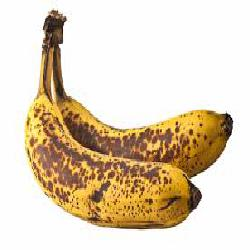
#> input picture Image Processing/train/1-banana/banana (1).jpg, 250 x 250 px; its folder holds only this picture in this run
$ jupyter execute --allow-errors Untitled1.ipynb   (older library calls are emulated)
#> lines starting #> are read from the running program, lines starting #| are printed output that depends on the picture; after the words box and inside, x2 and y2 are one past the last pixel; in counts of white or black regions, pixels touching at a corner belong together
[cell 1]
import cv2
import numpy as np
import os
import matplotlib.pyplot as plt
from sklearn.metrics import accuracy_score
from sklearn.svm import SVC

[cell 2]
def histogram_equalization(img_in, flag):
    # segregate color streams
    b, g, r = cv2.split(img_in)
    h_b, bin_b = np.histogram(b, 256, [0, 256])
    h_g, bin_g = np.histogram(g, 256, [0, 256])
    h_r, bin_r = np.histogram(r, 256, [0, 256])

    #---------------------------------
    if flag == True:
        plt.hist(h_b, bin_b, plt.figure().set_figwidth(10))
        plt.title("before histogram equalization of B")
        plt.show()

        plt.hist(h_g, bin_g, plt.figure().set_figwidth(10))
        plt.title("before histogram equalization of G")
        plt.show()

        plt.hist(h_r, bin_r, plt.figure().set_figwidth(10))
        plt.title("before histogram equalization of R")
        plt.show()
    #---------------------------------

    # Cumulative distribution function
    cdf_b = np.cumsum(h_b)
    cdf_g = np.cumsum(h_g)
    cdf_r = np.cumsum(h_r)

    # Normalize the cumulative distribution function
    cdf_norm_b = np.ma.masked_equal(cdf_b, 0)
    cdf_norm_b = ((cdf_norm_b - cdf_norm_b.min()) * 255 / (cdf_norm_b.max() - cdf_norm_b.min()))
    cdf_final_b = np.ma.filled(cdf_norm_b, 0).astype("uint8")

    cdf_norm_g = np.ma.masked_equal(cdf_g, 0)
    cdf_norm_g = ((cdf_norm_g - cdf_norm_g.min()) * 255 / (cdf_norm_g.max() - cdf_norm_g.min()))
    cdf_final_g = np.ma.filled(cdf_norm_g, 0).astype("uint8")

    cdf_norm_r = np.ma.masked_equal(cdf_r, 0)
    cdf_norm_r = ((cdf_norm_r - cdf_norm_r.min()) * 255 / (cdf_norm_r.max() - cdf_norm_r.min()))
    cdf_final_r = np.ma.filled(cdf_norm_r, 0).astype("uint8")

    #---------------------------------
    if flag == True:
        plt.hist(cdf_final_b, bin_b, plt.figure().set_figwidth(10))
        plt.title("after histogram equalization of B")
        plt.show()

        plt.hist(cdf_final_g, bin_g, plt.figure().set_figwidth(10))
        plt.title("after histogram equalization of G")
        plt.show()

        plt.hist(cdf_final_r, bin_r, plt.figure().set_figwidth(10))
        plt.title("after histogram equalization of R")
        plt.show()
    #---------------------------------

    # merge the images in the three channels
    img_b = cdf_final_b[b]
    img_g = cdf_final_g[g]
    img_r = cdf_final_r[r]
    img_out = cv2.merge((img_b, img_g, img_r))

    return img_out

[cell 3]
def sharpening(img_in):
    kernel = np.array([[-1, -1, -1], [-1, 9, -1], [-1, -1, -1]])
    sharpened = cv2.filter2D(img_in, -1, kernel)
    return sharpened

[cell 4]
def edge_detection(channel):
    sobelX = cv2.Sobel(channel, cv2.CV_16S, 1, 0)
    sobelY = cv2.Sobel(channel, cv2.CV_16S, 0, 1)
    sobel = np.hypot(sobelX, sobelY)
    sobel[sobel > 255] = 255
    return sobel

[cell 5]
def segmentation_by_edge(img_in, flag):
    # step1: remove noise
    img = cv2.GaussianBlur(img_in, (5, 5), 0)

    #---------------------------------
    if flag == True:
        plt.imshow(cv2.cvtColor(img, cv2.COLOR_BGR2RGB))
        plt.title('after GaussianBlur')
        plt.show()
    #---------------------------------

    # step2: Edge detection
    # finding the max intesity from among the R,G and B edges.
    # 0 --> B, 1 --> G, 2 --> R
    img_edge = np.max(
        np.array(
            [
                edge_detection(img[:, :, 0]),
                edge_detection(img[:, :, 1]),
                edge_detection(img[:, :, 2]),
            ]
        ),
        axis=0,
    )

    # step3: Remove the false edge
    mean = np.mean(img_edge)
    img_edge[img_edge <= mean * 1.5] = 0

    #---------------------------------
    if flag == True:
        plt.imshow(cv2.cvtColor(img_edge, cv2.COLOR_BGR2RGB))
        plt.title('after edge detection and Remove the false edge')
        plt.show()
    #---------------------------------

    # step4 , step5 : Loss of rupture and find contours
    img_edge = np.asarray(img_edge, np.uint8)

    contours, heirarchy = cv2.findContours(img_edge, cv2.RETR_TREE, cv2.CHAIN_APPROX_SIMPLE)

    contours_level1 = []
    for i, tupl in enumerate(heirarchy[0]):
        if tupl[3] == -1:
            tupl = np.insert(tupl, 0, [i])
            contours_level1.append(tupl)

    contours_significant = []
    contors_tooSmall = img_edge.size * 5 / 100

    for tupl in contours_level1:
        contour = contours[tupl[0]]
        area = cv2.contourArea(contour)
        if area > contors_tooSmall:
            contours_significant.append([contour, area])
            cv2.drawContours(img, [contour], 0, (0, 255, 0), 2, cv2.LINE_AA, maxLevel=1)

    contours_significant.sort(key=lambda x: x[1])
    significant = [x[0] for x in contours_significant]
    return (img_edge, significant)

[cell 6]
def remove_background(img_in, flag):
    img_edge, significant = segmentation_by_edge(img_in, flag)
    mask = img_edge.copy()
    mask[mask > 0] = 0

    #---------------------------------
    if flag == True:
        plt.imshow(cv2.cvtColor(mask, cv2.COLOR_BGR2RGB))
        plt.title('mask before select significant')
        plt.show()
    #---------------------------------

    cv2.fillPoly(mask, significant, 255)

    #---------------------------------
    if flag == True:
        plt.imshow(cv2.cvtColor(mask, cv2.COLOR_BGR2RGB))
        plt.title('mask after select significant')
        plt.show()
    #---------------------------------

    mask = np.logical_not(mask)
    img_in[mask] = 255

    return img_in, mask

[cell 7]
def feature_extraction(img_in, mask):
    # mean and median and
    feature = []
    feature.append(int(np.mean(img_in[:, :, 0][mask == 0])))
    feature.append(int(np.mean(img_in[:, :, 1][mask == 0])))
    feature.append(int(np.mean(img_in[:, :, 2][mask == 0])))
    feature.append(int(np.median(img_in[:, :, 0][mask == 0])))
    feature.append(int(np.median(img_in[:, :, 1][mask == 0])))
    feature.append(int(np.median(img_in[:, :, 2][mask == 0])))
    return feature

[cell 8]
# [44 lines left out: function nemmodar, not called in this run]

[cell 9]
# [7 lines left out: function classification, not called in this run]

[cell 10]
def main():
    y_train = []
    y_test = []
    dirr = "train/"
    active = True
    while active:
        featurs = []
        for i, entry in enumerate(os.scandir(dirr)):
            dir = entry.path
            for j, entry2 in enumerate(os.scandir(dir)):
                image_dir = entry2.path
                img_in = cv2.imread(image_dir)
#> img_in is the input picture: shape (250, 250, 3); mean B, G, R 187.5, 210.4, 225.5
                num = 0
                if num == 1:
                    img_out = histogram_equalization(img_in, False)
                elif num == 2:
                    img_out = sharpening(img_in)
                elif num == 3:
                    img_out = histogram_equalization(img_in, False)
                    img_out = sharpening(img_out)
                else:
                    img_out = img_in
                img_out, mask = remove_background(img_out, False)
#> in edge_detection, `sobel[sobel > 255] = 255`: sobel: shape (250, 250) float32; min 0, max 255, mean 38.7
#> in edge_detection (call 2), `sobel[sobel > 255] = 255`: sobel: shape (250, 250) float32; min 0, max 255, mean 43.2
#> in edge_detection (call 3), `sobel[sobel > 255] = 255`:
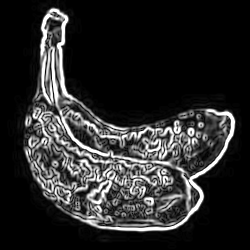
#> sobel: shape (250, 250) float32; min 0, max 255, mean 42
#> in segmentation_by_edge, `mean = np.mean(img_edge)`: mean = 51.77
#> in segmentation_by_edge, `img_edge[img_edge <= mean * 1.5] = 0`:
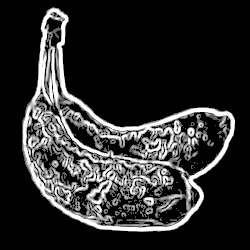
#> img_edge: shape (250, 250) float32; min 0, max 255, mean 44.1
#> in segmentation_by_edge, `contours, heirarchy = cv2.findContours(img_edge, cv2.RETR_TREE, cv2.CH..`: contours = 605 contours, 559 with area under 20; largest, box (x1, y1, x2, y2) and area: (22, 7, 235, 232) 22808, (177, 111, 226, 176) 1582, (100, 183, 188, 227) 1520, (98, 136, 143, 160) 476, (159, 165, 187, 198) 437
#> the loop in segmentation_by_edge, `for i, tupl in enumerate(heirarchy[0]):` made 605 passes
#> tupl on passes 1 to 12: [0, -1, -1, 1, -1], [2, -1, -1, 0], [3, 1, -1, 0], [4, 2, -1, 0], [5, 3, -1, 0], [6, 4, -1, 0], [7, 5, -1, 0], [8, 6, -1, 0], [9, 7, -1, 0], [10, 8, -1, 0], [11, 9, -1, 0], [12, 10, -1, 0]
#> after the loop in segmentation_by_edge, `for i, tupl in enumerate(heirarchy[0]):`: contours_level1 = [[0, -1, -1, 1, -1]]
#> the loop in segmentation_by_edge, `for tupl in contours_level1:` made 1 pass
#> (tupl, area) on pass 1: ([0, -1, -1, 1, -1], 22808.5)
#> after the loop in segmentation_by_edge, `for tupl in contours_level1:`:
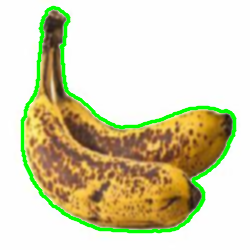
#> img: shape (250, 250, 3); mean B, G, R 177.2, 211, 214.5
#> after the loop in segmentation_by_edge, `for tupl in contours_level1:`: contours_significant = 1 item
#> in segmentation_by_edge, `significant = [x[0] for x in contours_significant]`: significant = 1 contour; box (x1, y1, x2, y2) and area: (22, 7, 235, 232) 22808
#> in remove_background, `mask[mask > 0] = 0`: mask: shape (250, 250); every value is 0
#> in remove_background, `cv2.fillPoly(mask, significant, 255)`:
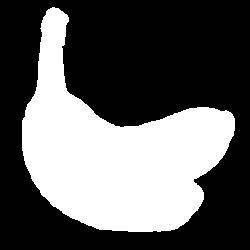
#> mask: shape (250, 250); 37.1% white; 1 white region, box (x1, y1, x2, y2) and area: (22, 7, 235, 232) 23166
#> in remove_background, `mask = np.logical_not(mask)`: mask: shape (250, 250) bool; 62.9% white; 1 black region
                featurs.append(feature_extraction(img_out, mask))
                if dirr == "train/":
                    if i == 0:
                        y_train.append(1)
                    else:
                        y_train.append(0)
                else:
                    if i == 0:
                        y_test.append(1)
                    else:
                        y_test.append(0)
        if dirr == "train/":
            x_train = featurs.copy()
            dirr = "test/"
        else:
            x_test = featurs.copy()
            active = False

    x_train = np.array(x_train)
    y_train = np.array(y_train)
    x_test = np.array(x_test)
    y_test = np.array(y_test)

    nemmodar(x_train, x_test)
    classification(x_train, y_train, x_test, y_test)


#> (the rest of this cell did not finish here and is left out)

[cell 11]
sample_img_in = cv2.imread("other (276).jpg")
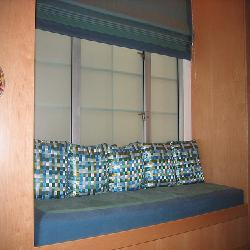
#> input picture Image Processing/other (276).jpg, 250 x 250 px
#> sample_img_in is the input picture: shape (250, 250, 3); mean B, G, R 107.6, 120.2, 133.6
plt.imshow(cv2.cvtColor(sample_img_in, cv2.COLOR_BGR2RGB))
plt.title('before')
plt.show()

[cell 12]
img_out_histogram_equalization = histogram_equalization(sample_img_in, True).copy()
#> in histogram_equalization, `b, g, r = cv2.split(img_in)`:
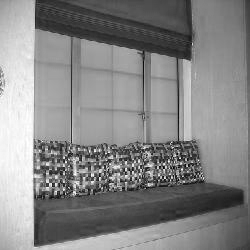
#> r: shape (250, 250); min 0, max 255, mean 133.6
#> in histogram_equalization, `h_b, bin_b = np.histogram(b, 256, [0, 256])`: h_b = 256 values, max 918 at index 136, min 1 at index 1, mean 244.1; bin_b = 257 values from 0 to 256
#> in histogram_equalization, `h_g, bin_g = np.histogram(g, 256, [0, 256])`: h_g = 256 values, max 893 at index 156, min 0 at index 0, mean 244.1; bin_g = 257 values from 0 to 256
#> in histogram_equalization, `h_r, bin_r = np.histogram(r, 256, [0, 256])`: h_r = 256 values, max 1113 at index 161, min 0 at index 6, mean 244.1; bin_r = 257 values from 0 to 256
#> in histogram_equalization, `plt.show()`:
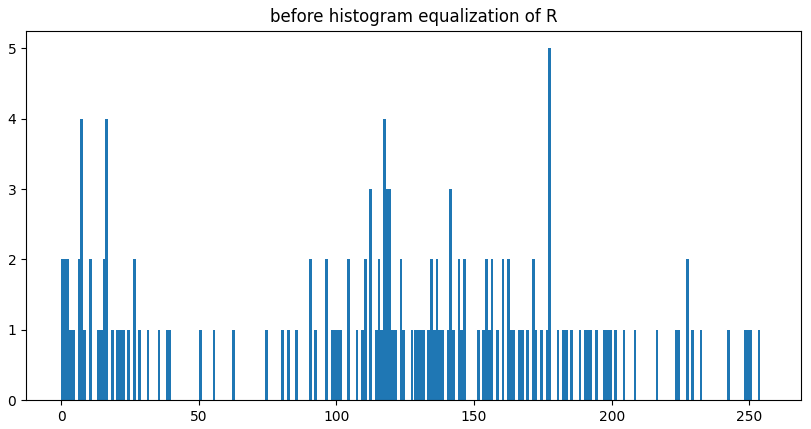
#> figure drawn by matplotlib, 1 panel; tallest bar 5 high, from x = 177 to 178
#> in histogram_equalization, `cdf_b = np.cumsum(h_b)`: cdf_b = 256 values from 8 to 62500
#> in histogram_equalization, `cdf_g = np.cumsum(h_g)`: cdf_g = 256 values from 0 to 62500
#> in histogram_equalization, `cdf_r = np.cumsum(h_r)`: cdf_r = 256 values from 10 to 62500
#> in histogram_equalization, `cdf_final_b = np.ma.filled(cdf_norm_b, 0).astype("uint8")`: cdf_final_b = 256 values from 0 to 255
#> in histogram_equalization, `img_out = cv2.merge((img_b, img_g, img_r))`:
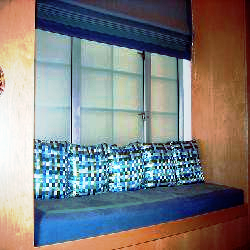
#> img_out: shape (250, 250, 3); mean B, G, R 127.9, 127.9, 127.9
plt.imshow(cv2.cvtColor(img_out_histogram_equalization, cv2.COLOR_BGR2RGB))
plt.title('after histogram equalization')
plt.show()

[cell 13]
img_out_sharpening = sharpening(sample_img_in).copy()
plt.imshow(cv2.cvtColor(img_out_sharpening, cv2.COLOR_BGR2RGB))
plt.title('after sharpening')
plt.show()

[cell 14]
img_out_remove_background, _ = remove_background(cv2.imread("other (276).jpg"), True)
#> in edge_detection (call 7), `sobelX = cv2.Sobel(channel, cv2.CV_16S, 1, 0)`:
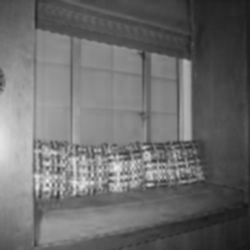
#> channel: shape (250, 250); min 22, max 234, mean 107.6
#> in edge_detection (call 7), `sobelY = cv2.Sobel(channel, cv2.CV_16S, 0, 1)`:
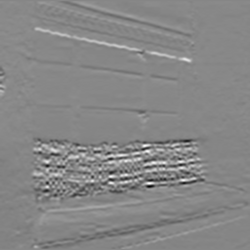
#> sobelY: shape (250, 250) int16; min -386, max 345, mean 0.2; drawn with min black and max white
#> in segmentation_by_edge (call 3), `contours, heirarchy = cv2.findContours(img_edge, cv2.RETR_TREE, cv2.CH..`: contours = 403 contours, 384 with area under 20; largest, box (x1, y1, x2, y2) and area: (31, 0, 246, 249) 32944, (70, 38, 152, 148) 7483, (35, 181, 243, 244) 7086, (34, 30, 71, 143) 3661, (150, 54, 177, 142) 2001
#> in segmentation_by_edge (call 3), `significant = [x[0] for x in contours_significant]`: significant = 1 contour; box (x1, y1, x2, y2) and area: (31, 0, 246, 249) 32944
